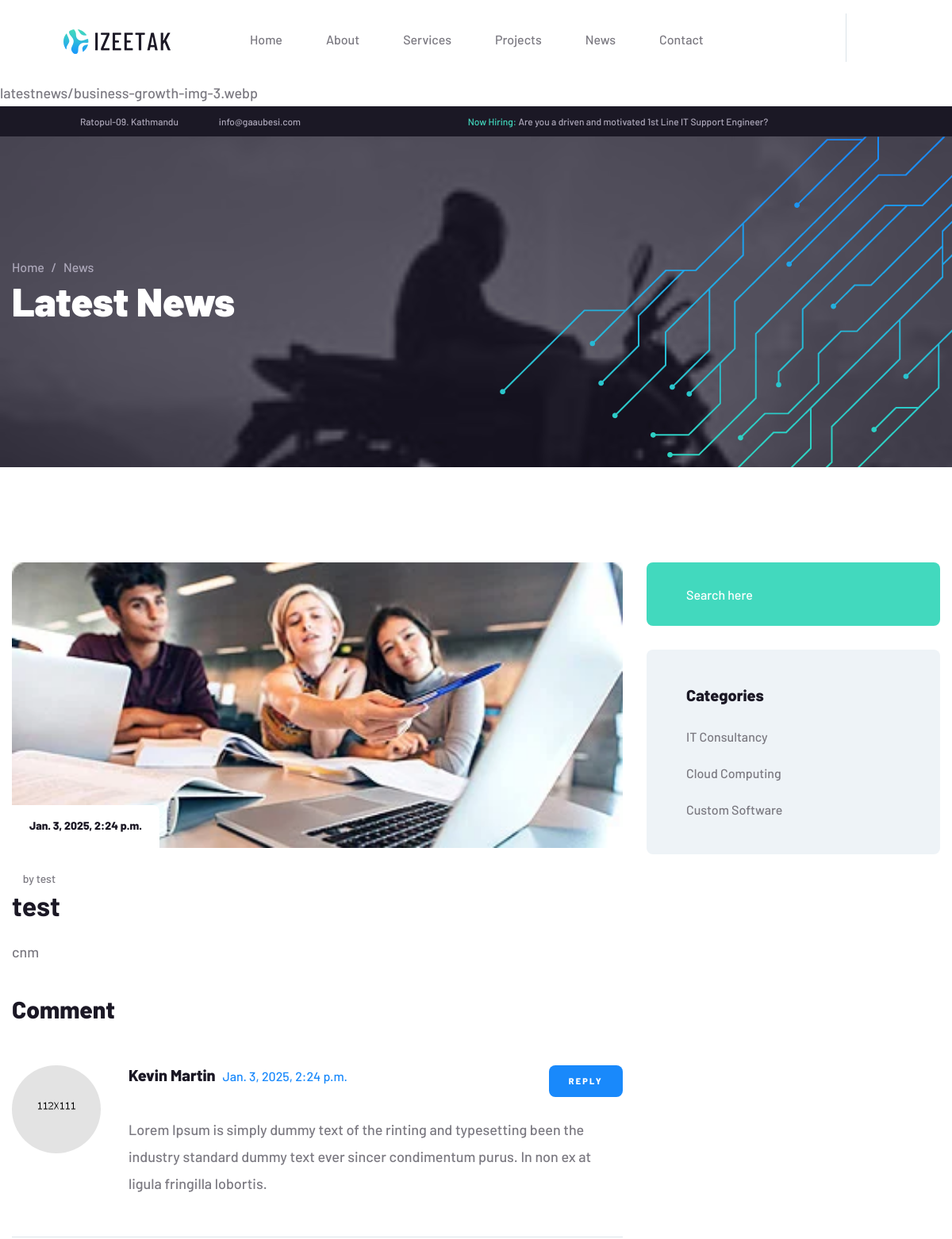
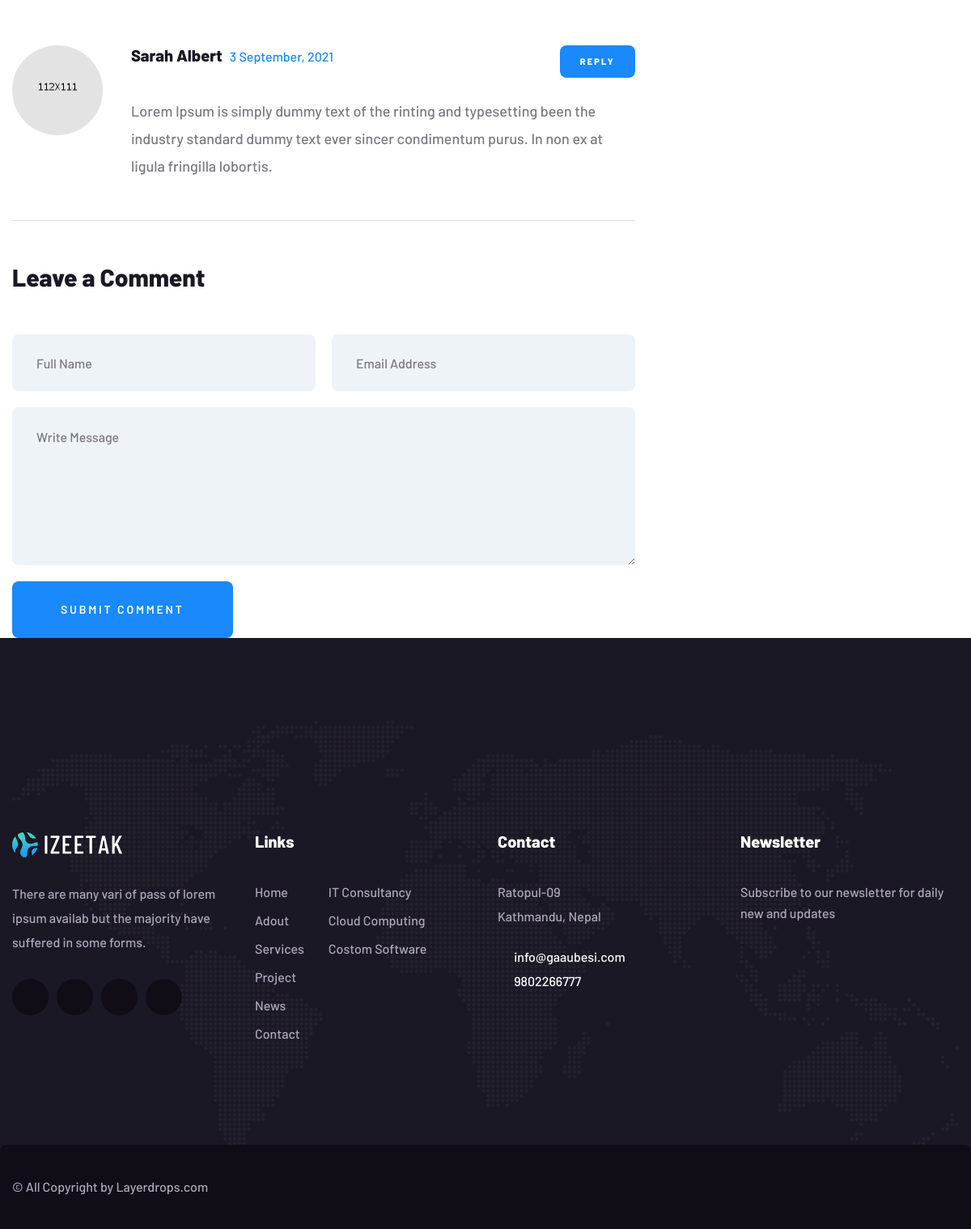
The page /news/1/ on the database its author committed (2 pictures, top to bottom).
### it_solution/models.py (models this page shows, shortened)
class LatestNews(models.Model):
    image= models.ImageField(upload_to='latestnews/')
    title= models.CharField(max_length=255)
    admin= models.CharField(max_length=255)
    content= RichTextField()
    date= models.DateTimeField(auto_now_add=True)

### it_solution/views.py (the view)
# urls.py: path("news/<int:pk>/", views.newsdetailsview, name="news-details"),
def newsdetailsview(request, pk):
      data = get_object_or_404(LatestNews, pk=pk)
      comments = Comment.objects.all()
      context = {
            'data': data,
            'comment': comments
      }
      return render(request, "news-details.html", context)

### templates/news-details.html (shortened to what this page needs)
{% extends "base.html" %}
{% load static %}
{% block content %}
<!DOCTYPE html>
<html lang="en">
<head>
    <link rel="stylesheet" href="{% static 'assets/vendors/bootstrap/css/bootstrap.min.css'%}" />
    <link rel="stylesheet" href="{% static 'assets/vendors/animate/animate.min.css'%}" />
    <link rel="stylesheet" href="{% static 'assets/vendors/animate/custom-animate.css'%}" />
    <link rel="stylesheet" href="{% static 'assets/vendors/fontawesome/css/all.min.css'%}" />
    <link rel="stylesheet" href="{% static 'assets/vendors/jarallax/jarallax.css'%}" />
    <link rel="stylesheet" href="{% static 'assets/vendors/jquery-magnific-popup/jquery.magnific-popup.css'%}" />
    <link rel="stylesheet" href="{% static 'assets/vendors/nouislider/nouislider.min.css'%}" />
    <link rel="stylesheet" href="{% static 'assets/vendors/nouislider/nouislider.pips.css'%}" />
    <link rel="stylesheet" href="{% static 'assets/vendors/odometer/odometer.min.css'%}" />
    <link rel="stylesheet" href="{% static 'assets/vendors/swiper/swiper.min.css'%}" />
    <link rel="stylesheet" href="{% static 'assets/vendors/izeetak-icons/style.css'%}">
    <link rel="stylesheet" href="{% static 'assets/vendors/tiny-slider/tiny-slider.min.css'%}" />
    <link rel="stylesheet" href="{% static 'assets/vendors/reey-font/stylesheet.css'%}" />
    <link rel="stylesheet" href="{% static 'assets/vendors/owl-carousel/owl.carousel.min.css'%}" />
    <link rel="stylesheet" href="{% static 'assets/vendors/owl-carousel/owl.theme.default.min.css'%}" />
    <link rel="stylesheet" href="{% static 'assets/vendors/twentytwenty/twentytwenty.css'%}" />
    <link rel="stylesheet" href="{% static 'assets/vendors/bxslider/jquery.bxslider.css'%}" />
    <link rel="stylesheet" href="{% static 'assets/vendors/bootstrap-select/css/bootstrap-select.min.css'%}" />
    <link rel="stylesheet" href="{% static 'assets/vendors/vegas/vegas.min.css'%}" />
    <link rel="stylesheet" href="{% static 'assets/vendors/jquery-ui/jquery-ui.css'%}" />
    <link rel="stylesheet" href="{% static 'assets/vendors/timepicker/timePicker.css'%}" />
    <link rel="stylesheet" href="{% static 'assets/css/izeetak.css'%}" />
    <link rel="stylesheet" href="{% static 'assets/css/izeetak-responsive.css'%}" />
</head>
<body>
     {{data.image}}
    <div class="page-wrapper">
        <header class="main-header clearfix">
            <div class="main-header__top clearfix">
                <div class="main-header__top-inner clearfix">
                    <div class="main-header__top-left">
                        <ul class="list-unstyled main-header__top-address">
                            <li>
                                <div class="icon">
                                    <span class="icon-pin"></span>
                                </div>
                                <div class="text">
                                    <p>Ratopul-09. Kathmandu</p>
                                </div>
                            </li>
                            <li>
                                <div class="icon">
                                    <span class="icon-email"></span>
                                </div>
                                <div class="text">
                                    <p><a href="mailto:needhelp@company.com">info@gaaubesi.com</a></p>
                                </div>
                            </li>
                        </ul>
                    </div>
                    <div class="main-header__top-right">
                        <div class="main-header__top-right-text">
                            <p><span>Now Hiring:</span> Are you a driven and motivated 1st Line IT Support Engineer?</p>
                        </div>
                        <div class="main-header__top-right-social">
                            <a href="#"><i class="fab fa-twitter"></i></a>
                            <a href="#"><i class="fab fa-facebook"></i></a>
                            <a href="#"><i class="fab fa-pinterest-p"></i></a>
                            <a href="#"><i class="fab fa-instagram"></i></a>
                        </div>
                    </div>
                </div>
            </div>
        </header>
        <section class="page-header">
            <div class="page-header-bg" style="background-image: url({% static 'assets/images/backgrounds/a5.jpg'%})">
            </div>
            <div class="page-header-shape wow slideInRight" data-wow-delay="100ms" data-wow-duration="2500ms"
                style="background-image: url({% static 'assets/images/shapes/page-header-shape.png'%})"></div>
            <div class="container">
                <div class="page-header__inner">
                    <ul class="thm-breadcrumb list-unstyled">
                        <li><a href="index.html">Home</a></li>
                        <li><span>/</span></li>
                        <li>News</li>
                    </ul>
                    <h2>Latest News</h2>
                </div>
            </div>
        </section>
        <section class="news-details">
            <div class="container">
                <div class="row">
                    <div class="col-xl-8 col-lg-7">
                        <div class="news-details__left">
                            <div class="news-details__img">
                                <img src="{{ data.image.url }}" alt="">
                                <div class="news-details__date-box">
                                    <p>{{ data.date}}</p>
                                </div>
                            </div>
                            <div class="news-details__content">
                                <ul class="list-unstyled news-details__meta">
                                    <li><a href="news-details.html"><i class="far fa-user-circle"></i> by {{data.admin}}</a></li>
                                    <li><a href="news-details.html"><i class="far fa-comments"></i> {{ data.comments }}</a>
                                    </li>
                                </ul>
                                <h3 class="news-details__title"> {{ data.title }}</h3>
                                <p class="news-details__text-1">
                                    {{ data.content |safe }}
                                </p>
                            </div>
                            <div class="comment-one">
                                <h3 class="comment-one__title">{{ data.comments}}Comment</h3>
                                <div class="comment-one__single">
                                    <div class="comment-one__image">
                                        <img src="{% static 'assets/images/blog/comment-1-1.png'%}" alt="">
                                    </div>
                                    <div class="comment-one__content">
                                        <h3>Kevin Martin <span>{{data.date}}</span></h3>
                                        <p>Lorem Ipsum is simply dummy text of the rinting and typesetting been the
                                            industry standard dummy text ever sincer condimentum purus. In non ex at
                                            ligula fringilla lobortis.</p>
                                        <a href="#" class="thm-btn comment-one__btn">reply</a>
                                    </div>
                                </div>
                                <div class="comment-one__single">
                                    <div class="comment-one__image">
                                        <img src="{% static 'assets/images/blog/comment-1-2.png'%}" alt="">
                                    </div>
                                    <div class="comment-one__content">
                                        <h3>Sarah Albert <span>3 September, 2021</span></h3>
                                        <p>Lorem Ipsum is simply dummy text of the rinting and typesetting been the
                                            industry standard dummy text ever sincer condimentum purus. In non ex at
                                            ligula fringilla lobortis.</p>
                                        <a href="#" class="thm-btn comment-one__btn">reply</a>
                                    </div>
                                </div>
                            </div>
                            <div class="comment-form">
                                <h3 class="comment-form__title">Leave a Comment</h3>
                                <form action="{% static 'assets/inc/sendemail.php'%}" class="comment-one__form contact-form-validated"
                                    novalidate="novalidate">
                                    <div class="row">
                                        <div class="col-xl-6">
                                            <div class="comment-form__input-box">
                                                <input type="text" placeholder="Full Name" name="name">
                                            </div>
                                        </div>
                                        <div class="col-xl-6">
                                            <div class="comment-form__input-box">
                                                <input type="email" placeholder="Email Address" name="email">
                                            </div>
                                        </div>
                                    </div>
                                    <div class="row">
                                        <div class="col-xl-12">
                                            <div class="comment-form__input-box">
                                                <textarea name="message" placeholder="Write Message"></textarea>
                                            </div>
                                            <button type="submit" class="thm-btn comment-form__btn">submit
                                                comment</button>
                                        </div>
                                    </div>
                                </form>
                            </div>
                        </div>
                    </div>
                    <div class="col-xl-4 col-lg-5">
                        <div class="sidebar">
                            <div class="sidebar__single sidebar__search">
                                <form action="#" class="sidebar__search-form">
                                    <input type="search" placeholder="Search here">
                                    <button type="submit"><i class="icon-magnifying-glass"></i></button>
                                </form>
                            </div>
                            <div class="sidebar__single sidebar__categories">
                                <h3 class="sidebar__title">Categories</h3>
                                <ul class="sidebar__categories-list list-unstyled">
                                    <li><a href="#">IT Consultancy </a></li>
                                    <li><a href="#">Cloud Computing </a></li>
                                    <li><a href="#">Custom Software </a></li>
                                </ul>
                            </div>
                        </div>
                    </div>
                </div>
            </div>
        </section>
    </div>
</body>
</html>
{% endblock content %}

### rows shown on the page
LatestNews: image "latestnews/business-growth-img-3.webp", image (picture), date "Jan. 3, 2025, 2:24 p.m.", admin "test", title "test", content "cnm"
